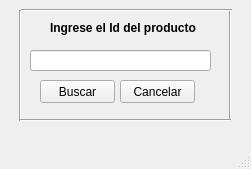
<?xml version="1.0" encoding="UTF-8"?>
<ui version="4.0">
 <class>MainWindow</class>
 <widget class="QMainWindow" name="MainWindow">
  <property name="geometry">
   <rect>
    <x>0</x>
    <y>0</y>
    <width>251</width>
    <height>169</height>
   </rect>
  </property>
  <property name="windowTitle">
   <string>Buscar producto</string>
  </property>
  <widget class="QWidget" name="centralwidget">
   <widget class="QLabel" name="label">
    <property name="geometry">
     <rect>
      <x>50</x>
      <y>20</y>
      <width>161</width>
      <height>16</height>
     </rect>
    </property>
    <property name="font">
     <font>
      <weight>75</weight>
      <bold>true</bold>
     </font>
    </property>
    <property name="text">
     <string>Ingrese el Id del producto</string>
    </property>
   </widget>
   <widget class="QPushButton" name="pushButton">
    <property name="geometry">
     <rect>
      <x>40</x>
      <y>80</y>
      <width>75</width>
      <height>23</height>
     </rect>
    </property>
    <property name="text">
     <string>Buscar</string>
    </property>
   </widget>
   <widget class="QPushButton" name="pushButton_2">
    <property name="geometry">
     <rect>
      <x>120</x>
      <y>80</y>
      <width>75</width>
      <height>23</height>
     </rect>
    </property>
    <property name="text">
     <string>Cancelar</string>
    </property>
   </widget>
   <widget class="QLineEdit" name="lineEdit">
    <property name="geometry">
     <rect>
      <x>30</x>
      <y>50</y>
      <width>181</width>
      <height>21</height>
     </rect>
    </property>
   </widget>
   <widget class="Line" name="line">
    <property name="geometry">
     <rect>
      <x>220</x>
      <y>10</y>
      <width>20</width>
      <height>111</height>
     </rect>
    </property>
    <property name="orientation">
     <enum>Qt::Vertical</enum>
    </property>
   </widget>
   <widget class="Line" name="line_2">
    <property name="geometry">
     <rect>
      <x>10</x>
      <y>10</y>
      <width>20</width>
      <height>111</height>
     </rect>
    </property>
    <property name="orientation">
     <enum>Qt::Vertical</enum>
    </property>
   </widget>
   <widget class="Line" name="line_3">
    <property name="geometry">
     <rect>
      <x>20</x>
      <y>112</y>
      <width>211</width>
      <height>16</height>
     </rect>
    </property>
    <property name="orientation">
     <enum>Qt::Horizontal</enum>
    </property>
   </widget>
   <widget class="Line" name="line_4">
    <property name="geometry">
     <rect>
      <x>21</x>
      <y>0</y>
      <width>211</width>
      <height>20</height>
     </rect>
    </property>
    <property name="orientation">
     <enum>Qt::Horizontal</enum>
    </property>
   </widget>
  </widget>
  <widget class="QMenuBar" name="menubar">
   <property name="geometry">
    <rect>
     <x>0</x>
     <y>0</y>
     <width>251</width>
     <height>21</height>
    </rect>
   </property>
  </widget>
  <widget class="QStatusBar" name="statusbar"/>
 </widget>
 <resources/>
 <connections/>
</ui>
